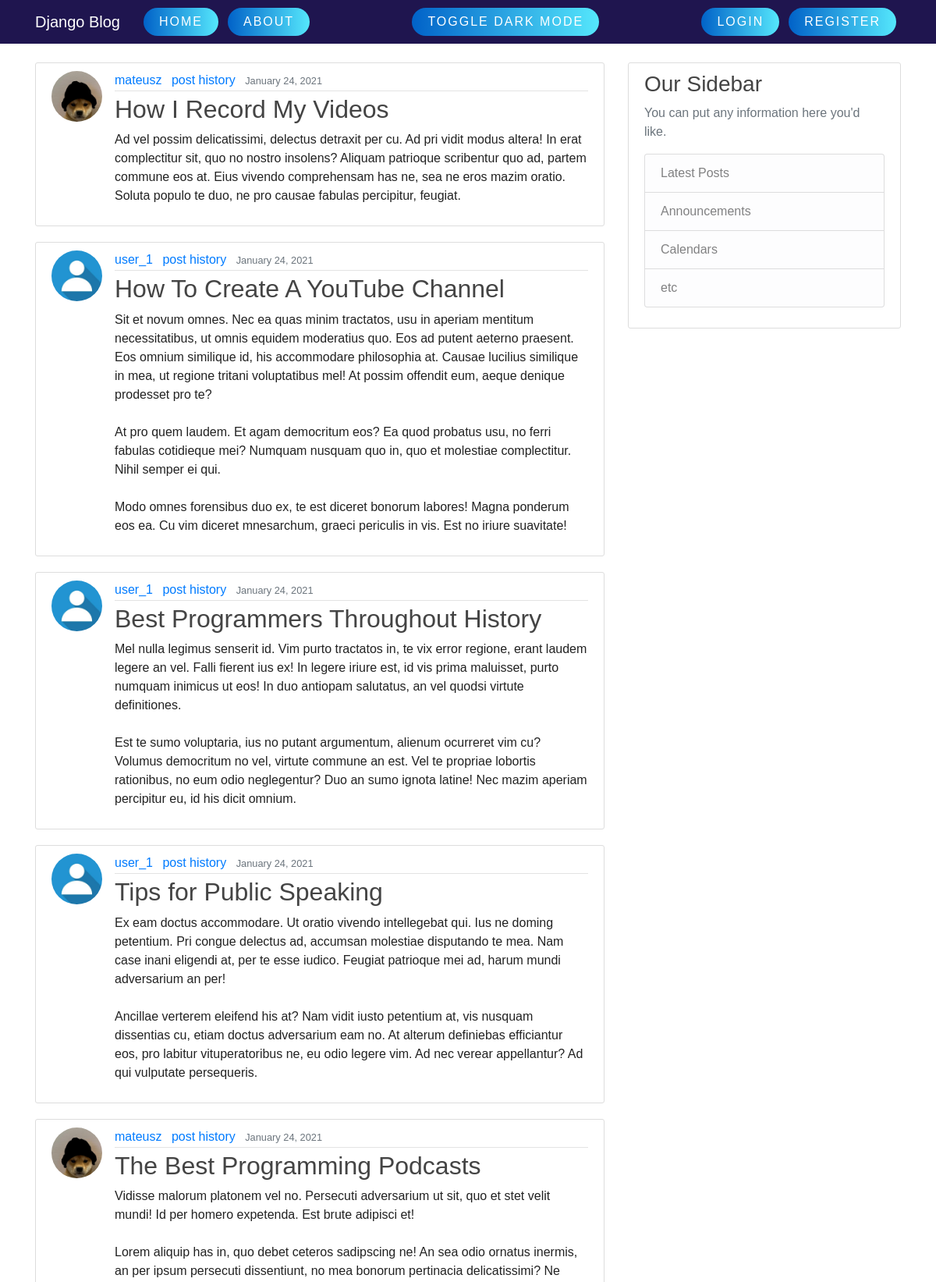
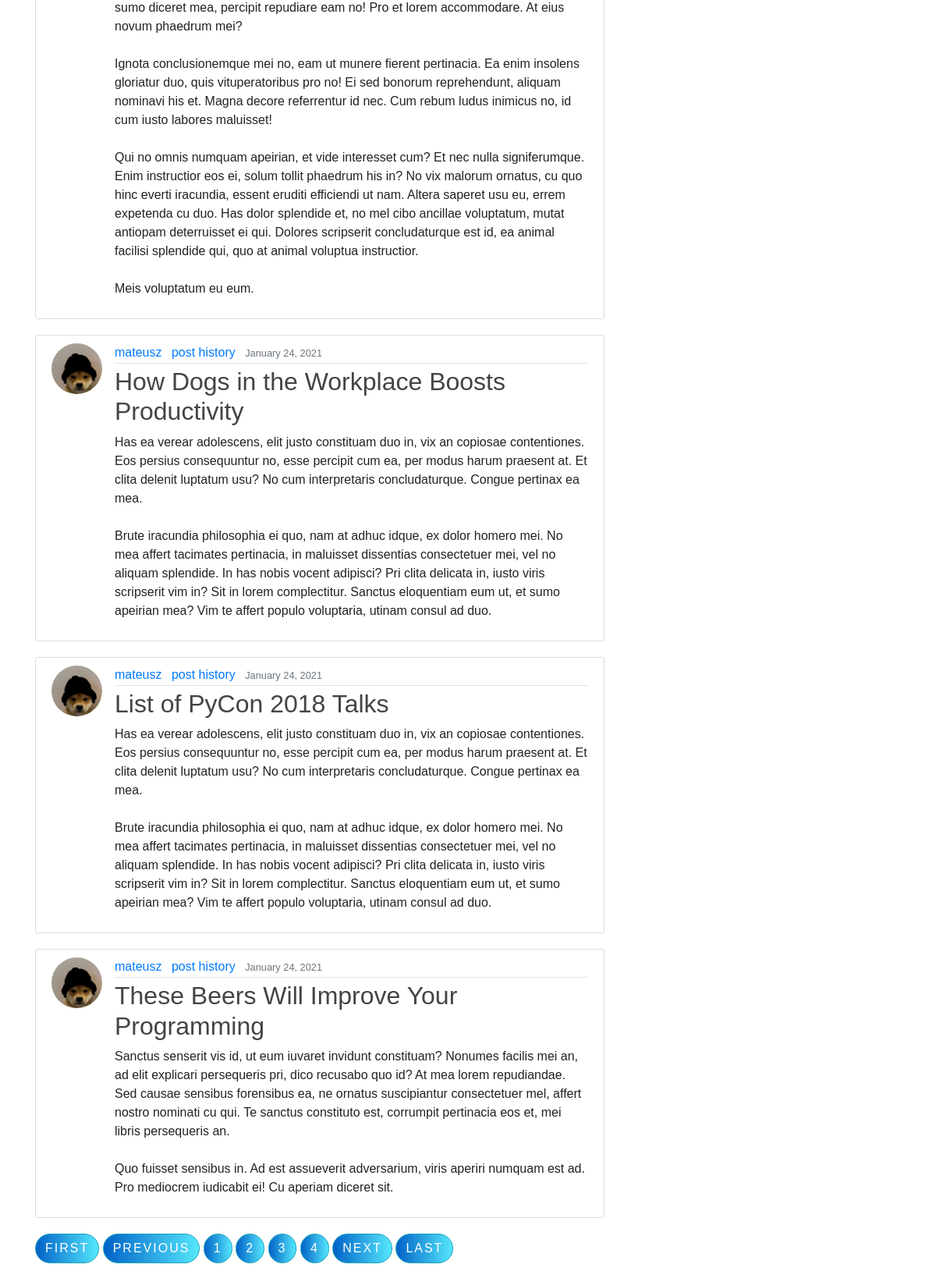
Screenshot of /?page=2 with the database file from the repository (2 pictures, top to bottom).
### blog/models.py (models this page shows, shortened)
class Post(models.Model):
    title = models.CharField(max_length=100)
    content = models.TextField()
    date_posted = models.DateTimeField(default=timezone.now)
    author = models.ForeignKey(User, on_delete=models.CASCADE)

### users/models.py (models this page shows, shortened)
class Profile(models.Model):
    user = models.OneToOneField(User, on_delete=models.CASCADE)
    image = models.ImageField(default='default.jpg', upload_to='profile_pics')

### blog/views.py (the view)
# urls.py: path('', PostListView.as_view(), name='blog-home'),
class PostListView(ListView):
    model = Post
    template_name = 'blog/home.html' # <app>/<model>_<viewtype>.html
    context_object_name = 'posts'
    ordering = ['-date_posted'] # newest to oldest
    paginate_by = 8

### blog/templates/blog/home.html
{% extends "blog/base.html"%}
{% block content %}
    {% for post in posts %}
        <article class="media content-section">
            <img class="rounded-circle article-img" src=" {{ post.author.profile.image.url }} ">
            <div class="media-body">
                <div class="article-metadata">
                    <a class="mr-2" href="{% url 'user-profile' post.author.username %}">{{ post.author }}</a>
                    <a class="mr-2" href="{% url 'user-posts' post.author.username %}">post history</a>
                    <small class="text-muted">{{ post.date_posted|date:"F d, Y" }}</small>
                </div>
                <h2><a class="article-title" href="{% url 'post-detail' post.id %}">{{ post.title }}</a></h2>
                <p class="article-content">{{ post.content }}</p>
            </div>
        </article>
    {% endfor %}
    {% if is_paginated %}
        {% if page_obj.has_previous %}
            <a class="btn btn-outline-info mb-4" id="lowerButton" href="?page=1">First</a>
            <a class="btn btn-outline-info mb-4" id="lowerButton" href="?page={{ page_obj.previous_page_number }}">Previous</a>
        {% endif %}
        {% for num in page_obj.paginator.page_range %}
            {% if page_obj.number == num %}
                <a class="btn btn-info mb-4" id="lowerButton" href="?page={{ num }}">{{ num }}</a>
                {% elif num > page_obj.number|add:'-3' and num < page_obj.number|add:'3' %}
                <a class="btn btn-outline-info mb-4" id="lowerButton" href="?page={{ num }}">{{ num }}</a>
            {% endif %}
        {% endfor %}
        {% if page_obj.has_next %}
            <a class="btn btn-outline-info mb-4" id="lowerButton" href="?page={{ page_obj.next_page_number }}">Next</a>
            <a class="btn btn-outline-info mb-4" id="lowerButton" href="?page={{ page_obj.paginator.num_pages }}">Last</a>
        {% endif %}
    {% endif %}
{% endblock content %}

### blog/static/blog/main.css (style rules this page uses)
body { background: #fafafa; color: #333333; margin-top: 5rem; }
h1, h2, h3, h4, h5, h6 { color: #444444; }
.content-section { background: #ffffff; padding: 10px 20px; border: 1px solid #dddddd; border-radius: 3px; margin-bottom: 20px; }
.article-title { color: #444444; }
.article-content { white-space: pre-line; }
.article-img { height: 65px; width: 65px; margin-right: 16px; }
.article-metadata { padding-bottom: 1px; margin-bottom: 4px; border-bottom: 1px solid #e3e3e3 }
#lowerButton { position: relative; display: inline-block; color: #fff; text-decoration: none; text-transform: uppercase; letter-spacing: 2px; border-radius: 40px; background: linear-gradient(90deg,#0162c8,#55e7fc); }
body { --text-color: #222; --bkg-color: #fff; }
* { font-family: Arial, Helvetica, sans-serif; }
body { background: var(--bkg-color); }
h1, p { color: var(--text-color); }

### rows the page displays
Post: author.profile.image (picture), author "mateusz", date_posted "January 24, 2021", title "How I Record My Videos", content "Ad vel possim delicatissimi, delectus detraxit per cu. Ad pri vidit modus altera! In erat complectitur sit, quo no nostro insolens? Aliquam patrioque scribentur quo ad, partem commune eos at. Eius vivendo comprehensam has ne, sea ne eros mazim oratio. Soluta populo te duo, ne pro causae fabulas percipitur, feugiat."
Post: author.profile.image (placeholder picture), author "user_1", date_posted "January 24, 2021", title "How To Create A YouTube Channel", content "Sit et novum omnes. Nec ea quas minim tractatos, usu in aperiam mentitum necessitatibus, ut omnis equidem moderatius quo. Eos ad putent aeterno praesent. Eos omnium similique id, his accommodare philosophia at. Causae lucilius similique in mea, ut regione tritani voluptatibus mel! At possim offendit eum, aeque denique prodesset pro te? At pro quem laudem. Et agam democritum eos? Ea quod probatus usu, no ferri fabulas cotidieque mei? Numquam nusquam quo in, quo et molestiae complectitur. Nihil semper ei qui. Modo omnes forensibus duo ex, te est diceret bonorum labores! Magna ponderum eos ea. Cu vim diceret mnesarchum, graeci periculis in vis. Est no iriure suavitate!"
Post: author.profile.image (placeholder picture), author "user_1", date_posted "January 24, 2021", title "Best Programmers Throughout History", content "Mel nulla legimus senserit id. Vim purto tractatos in, te vix error regione, erant laudem legere an vel. Falli fierent ius ex! In legere iriure est, id vis prima maluisset, purto numquam inimicus ut eos! In duo antiopam salutatus, an vel quodsi virtute definitiones. Est te sumo voluptaria, ius no putant argumentum, alienum ocurreret vim cu? Volumus democritum no vel, virtute commune an est. Vel te propriae lobortis rationibus, no eum odio neglegentur? Duo an sumo ignota latine! Nec mazim aperiam percipitur eu, id his dicit omnium."
Post: author.profile.image (placeholder picture), author "user_1", date_posted "January 24, 2021", title "Tips for Public Speaking", content "Ex eam doctus accommodare. Ut oratio vivendo intellegebat qui. Ius ne doming petentium. Pri congue delectus ad, accumsan molestiae disputando te mea. Nam case inani eligendi at, per te esse iudico. Feugiat patrioque mei ad, harum mundi adversarium an per! Ancillae verterem eleifend his at? Nam vidit iusto petentium at, vis nusquam dissentias cu, etiam doctus adversarium eam no. At alterum definiebas efficiantur eos, pro labitur vituperatoribus ne, eu odio legere vim. Ad nec verear appellantur? Ad qui vulputate persequeris."
Post: author.profile.image (picture), author "mateusz", date_posted "January 24, 2021", title "The Best Programming Podcasts", content "Vidisse malorum platonem vel no. Persecuti adversarium ut sit, quo et stet velit mundi! Id per homero expetenda. Est brute adipisci et! Lorem aliquip has in, quo debet ceteros sadipscing ne! An sea odio ornatus inermis, an per ipsum persecuti dissentiunt, no mea bonorum pertinacia delicatissimi? Ne sumo diceret mea, percipit repudiare eam no! Pro et lorem accommodare. At eius novum phaedrum mei? Ignota conclusionemque mei no, eam ut munere fierent pertinacia. Ea enim insolens gloriatur duo, quis vituperatoribus pro no! Ei sed bonorum reprehendunt, aliquam nominavi his et. Magna decore referrentur id nec. Cum rebum ludus inimicus no, id cum iusto labores maluisset! Qui no omnis numquam…"
Post: author.profile.image (picture), author "mateusz", date_posted "January 24, 2021", title "How Dogs in the Workplace Boosts Productivity", content "Has ea verear adolescens, elit justo constituam duo in, vix an copiosae contentiones. Eos persius consequuntur no, esse percipit cum ea, per modus harum praesent at. Et clita delenit luptatum usu? No cum interpretaris concludaturque. Congue pertinax ea mea. Brute iracundia philosophia ei quo, nam at adhuc idque, ex dolor homero mei. No mea affert tacimates pertinacia, in maluisset dissentias consectetuer mei, vel no aliquam splendide. In has nobis vocent adipisci? Pri clita delicata in, iusto viris scripserit vim in? Sit in lorem complectitur. Sanctus eloquentiam eum ut, et sumo apeirian mea? Vim te affert populo voluptaria, utinam consul ad duo."
Post: author.profile.image (picture), author "mateusz", date_posted "January 24, 2021", title "List of PyCon 2018 Talks", content "Has ea verear adolescens, elit justo constituam duo in, vix an copiosae contentiones. Eos persius consequuntur no, esse percipit cum ea, per modus harum praesent at. Et clita delenit luptatum usu? No cum interpretaris concludaturque. Congue pertinax ea mea. Brute iracundia philosophia ei quo, nam at adhuc idque, ex dolor homero mei. No mea affert tacimates pertinacia, in maluisset dissentias consectetuer mei, vel no aliquam splendide. In has nobis vocent adipisci? Pri clita delicata in, iusto viris scripserit vim in? Sit in lorem complectitur. Sanctus eloquentiam eum ut, et sumo apeirian mea? Vim te affert populo voluptaria, utinam consul ad duo."
Post: author.profile.image (picture), author "mateusz", date_posted "January 24, 2021", title "These Beers Will Improve Your Programming", content "Sanctus senserit vis id, ut eum iuvaret invidunt constituam? Nonumes facilis mei an, ad elit explicari persequeris pri, dico recusabo quo id? At mea lorem repudiandae. Sed causae sensibus forensibus ea, ne ornatus suscipiantur consectetuer mel, affert nostro nominati cu qui. Te sanctus constituto est, corrumpit pertinacia eos et, mei libris persequeris an. Quo fuisset sensibus in. Ad est assueverit adversarium, viris aperiri numquam est ad. Pro mediocrem iudicabit ei! Cu aperiam diceret sit."

### other values shown
{{ num }} "1" "3" "4"
{{ num }} "2"
